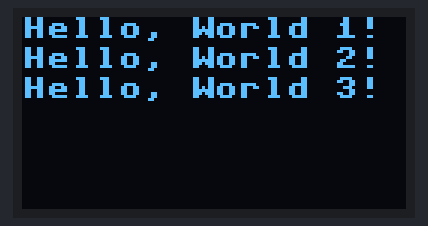
The program below on a simulated ESP32 board running MicroPython. On the bench: 128×64 one-colour display. At 0.1 s the program stops and its outputs stay as they are.

Above: at 0.1 s.

The program:

testOLEDdefault.py
```python
from machine import Pin, SoftI2C
import ssd1306
from time import sleep
# ESP32 Pin assignment
i2c = SoftI2C(scl=Pin(22), sda=Pin(21))
oled_width = 128
oled_height = 64
oled = ssd1306.SSD1306_I2C(oled_width, oled_height, i2c)
oled.text('Hello, World 1!', 0, 0)
oled.text('Hello, World 2!', 0, 10)
22
oled.text('Hello, World 3!', 0, 20)

oled.show()
```
